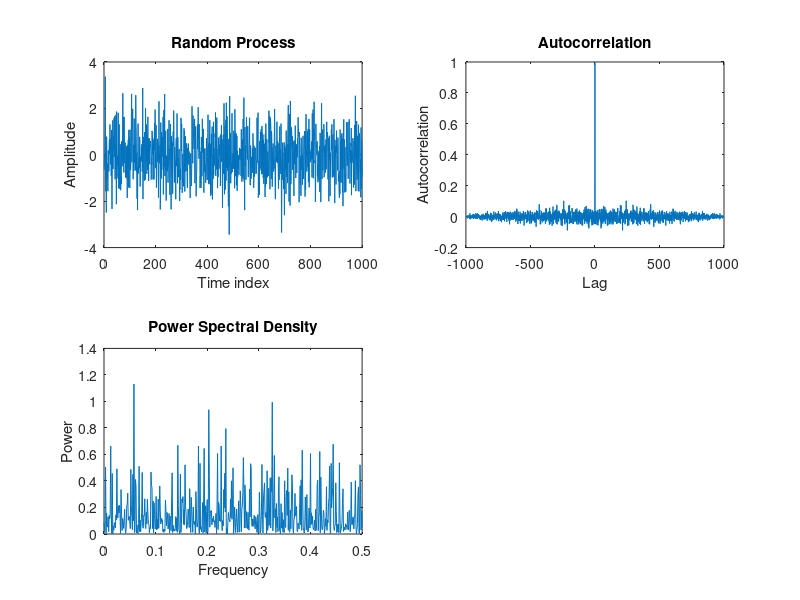

Recreate this plot in MATLAB.
% Parameter
N = 1000;
t = 1:N;

% Generate random process
x = randn(1, N);
mean_x = mean(x);
var_x = var(x);
autocorr_x = xcorr(x, 'biased');

% Compute Power Spectral Density using FFT
X = fft(x);
psd_fft = (1/(N * 2 * pi)) * abs(X).^2; % Normalize
psd_fft = psd_fft(1:N/2+1); % Take only the first half (positive frequencies)
freq = (0:N/2) / N; % Frequency vector

% Plotting
figure;

% Plot the random process
subplot(2, 2, 1);
plot(t, x);
title('Random Process');
xlabel('Time index');
ylabel('Amplitude');

% Plot the autocorrelation function
lag = -(N-1):(N-1);
subplot(2, 2, 2);
plot(lag, autocorr_x);
title('Autocorrelation');
xlabel('Lag');
ylabel('Autocorrelation');

% Plot the Power Spectral Density
subplot(2, 2, 3);
plot(freq, psd_fft);
title('Power Spectral Density');
xlabel('Frequency');
ylabel('Power');

% Display statistical parameters
disp('Statistical Parameters');
disp(['Mean: ', num2str(mean_x)]);
disp(['Variance: ', num2str(var_x)]);
